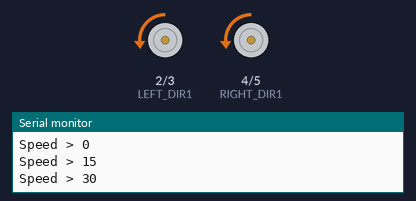
Simulated run of this sketch. Board: Arduino Uno, built with avr-gcc and run on an emulated ATmega328P. Shown: motor-driver pin pairs drawn as motors (green arrow = first pin HIGH = forward, orange = second pin HIGH = backward, longer = more drive, scaled by the enable pin), the last lines printed to the serial monitor.

Above: at 1.7 s.
At 3.3 s:
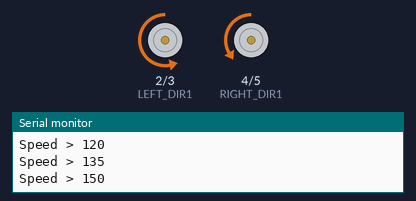
At 6.3 s:
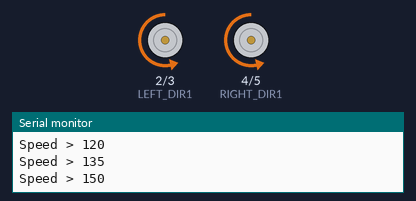
At 8.5 s:
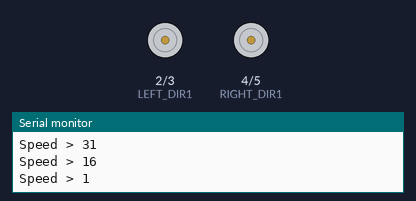
Timing chart, 0 to 10.0 s (numbered marks = the images above):
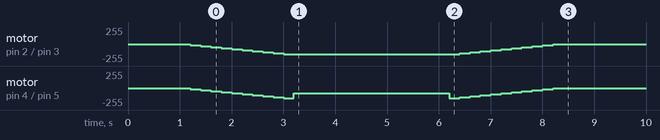

The sketch:

Main_code.ino
```cpp
// ===== Motor pin definitions =====
// Left motor
const int LEFT_DIR1 = 2;
const int LEFT_DIR2 = 3;
const int LEFT_SPEED = 9;   // PWM pin


// Right motor
const int RIGHT_DIR1 = 4;
const int RIGHT_DIR2 = 5;
const int RIGHT_SPEED = 10; // PWM pin


void setup() {
  // Set all motor pins as outputs
  Serial.begin(9600);
  pinMode(LEFT_DIR1, OUTPUT);
  pinMode(LEFT_DIR2, OUTPUT);
  pinMode(LEFT_SPEED, OUTPUT);


  pinMode(RIGHT_DIR1, OUTPUT);
  pinMode(RIGHT_DIR2, OUTPUT);
  pinMode(RIGHT_SPEED, OUTPUT);


  // Move forward
  delay(1000);        // Start
  for (int i = 0;i < 151; i = i + 15){
    moveForward(i);   // speed (0–255)
    delay(200);
    Serial.print("Speed > ");
    Serial.println(i);
  }
  analogWrite(LEFT_SPEED, 150);
  analogWrite(RIGHT_SPEED, 75); // Moves left slowly


  // Set direction (forward)
  digitalWrite(LEFT_DIR1, LOW);
  digitalWrite(LEFT_DIR2, HIGH);
  //Forward


  digitalWrite(RIGHT_DIR1, LOW);
  digitalWrite(RIGHT_DIR2, HIGH);
  //Foward


  delay(3000);
  for (int i = 151;i > 0; i = i - 15){
    moveForward(i);   // speed (0–255)
    delay(200);
    Serial.print("Speed > ");
    Serial.println(i);
  }
  stopMotors();
  /*
  stopMotors();
  delay(1000);


  moveLeft(150);
  delay(1500);


  stopMotors();
  delay(1000);


  moveForward(150);
  delay(2000);


  stopMotors();
  delay(1000);


  moveRight(150);
  delay(1500);        // move for 3 seconds


  stopMotors();       // Stop the rover
  delay(1000);


  moveForward(150);
  delay(2000);


  stopMotors();
  delay(1000);


  moveBackwards(150);
  delay(2000);


  stopMotors();   // End
  delay(1000);
  */
}


void loop() {
  // Nothing here
  // Rover already did its job in setup()
}


// ===== Motor control functions =====


void moveForward(int speed) {
  // Set speed
  analogWrite(LEFT_SPEED, speed);
  analogWrite(RIGHT_SPEED, speed);


  // Set direction (forward)
  digitalWrite(LEFT_DIR1, LOW);
  digitalWrite(LEFT_DIR2, HIGH);
  //Forward


  digitalWrite(RIGHT_DIR1, LOW);
  digitalWrite(RIGHT_DIR2, HIGH);
  //Foward
}


void moveBackwards(int speed) {
  // Set speed
  analogWrite(LEFT_SPEED, speed);
  analogWrite(RIGHT_SPEED, speed);


  // Set direction (Backward)
  digitalWrite(LEFT_DIR1, HIGH);
  digitalWrite(LEFT_DIR2, LOW);
  //Backward


  digitalWrite(RIGHT_DIR1, HIGH);
  digitalWrite(RIGHT_DIR2, LOW);
  //Backward
}


void moveLeft(int speed) {
  // Set speed
  analogWrite(LEFT_SPEED, speed);
  analogWrite(RIGHT_SPEED, speed);


  // Set direction (forward)
  digitalWrite(LEFT_DIR1, LOW);
  digitalWrite(LEFT_DIR2, HIGH);
  //Forward


  digitalWrite(RIGHT_DIR1, HIGH);
  digitalWrite(RIGHT_DIR2, LOW);
  //Backward
}


void moveRight(int speed) {
  // Set speed
  analogWrite(LEFT_SPEED, speed);
  analogWrite(RIGHT_SPEED, speed);


  // Set direction (forward)
  digitalWrite(LEFT_DIR1, HIGH);
  digitalWrite(LEFT_DIR2, LOW);
  //Backward


  digitalWrite(RIGHT_DIR1, LOW);
  digitalWrite(RIGHT_DIR2, HIGH);
  //Forward
}


void stopMotors() {
  // Stop motor speed
  analogWrite(LEFT_SPEED, 0);
  analogWrite(RIGHT_SPEED, 0);


  // Disable direction pins
  digitalWrite(LEFT_DIR1, LOW);
  digitalWrite(LEFT_DIR2, LOW);


  digitalWrite(RIGHT_DIR1, LOW);
  digitalWrite(RIGHT_DIR2, LOW);
}
```
